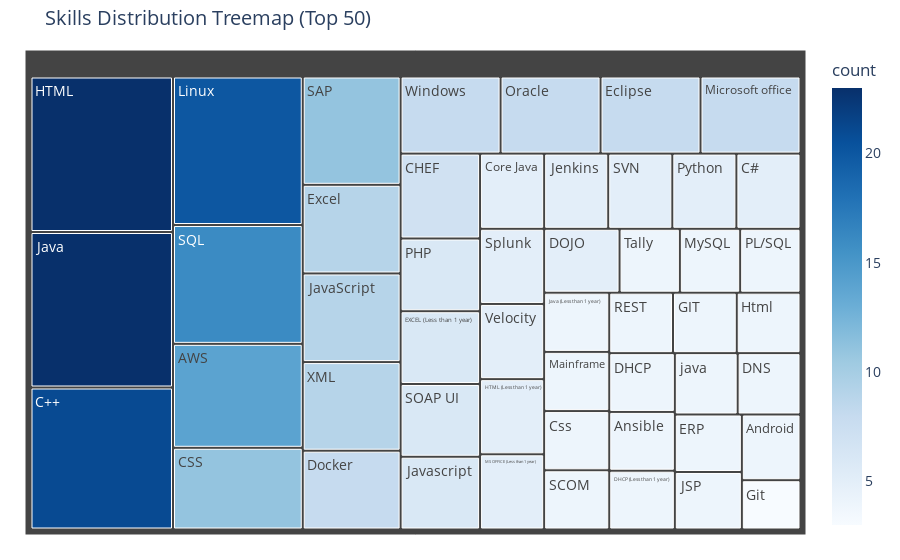

The notebook cell saved with this chart:
### Code cell
import plotly.express as px
import pandas as pd
import re
from collections import Counter

def create_skills_treemap(entity_stats, top_n=50):
    skills = entity_stats['Skills']

    all_individual_skills = []
    for skill_block in skills:

        individual_skills = skill_block.replace('\n', ' ').replace('•', ',').replace(';', ',').split(',')
        for skill in individual_skills:
            skill_clean = skill.strip()
            if skill_clean and len(skill_clean) > 1:
                all_individual_skills.append(skill_clean)
    
    skill_counts = Counter(all_individual_skills)
    
    skills_df = pd.DataFrame({
        'skill': list(skill_counts.keys()),
        'count': list(skill_counts.values())
    }).sort_values('count', ascending=False).head(top_n)
    
    fig = px.treemap(skills_df,
                    path=['skill'],
                    values='count',
                    title=f'Skills Distribution Treemap (Top {top_n})',
                    color='count',
                    color_continuous_scale='Blues')
    
    fig.update_layout(
        margin=dict(t=50, l=25, r=25, b=25),
        font_size=14
    )
    
    fig.show()
    
    return skills_df

skills_df = create_skills_treemap(entity_stats, top_n=50)

### Figure 1 — Plotly figure (JSON) as saved in the notebook; plotly's stock layout.template omitted (floating-point values rounded to 4 significant figures)
{"data": [{"branchvalues": "total", "customdata": [[23.0], [23.0], [21.0], [20.0], [16.0], [14.0], [11.0], [11.0], [9.0], [9.0], [9.0], [8.0], [8.0], [8.0], [8.0], [8.0], [7.0], [6.0], [6.0], [6.0], [6.0], [5.0], [5.0], [5.0], [5.0], [5.0], [5.0], [5.0], [5.0], [5.0], [5.0], [4.0], [4.0], [4.0], [4.0], [4.0], [4.0], [4.0], [4.0], [4.0], [4.0], [4.0], [4.0], [4.0], [4.0], [4.0], [4.0], [4.0], [4.0], [3.0]], "domain": {"x": [0, 1], "y": [0, 1]}, "hovertemplate": "labels=%{label}<br>count_sum=%{value}<br>parent=%{parent}<br>id=%{id}<br>count=%{color}<extra></extra>", "ids": ["HTML", "Java", "C++", "Linux", "SQL", "AWS", "CSS", "SAP", "Excel", "JavaScript", "XML", "Docker", "Windows", "Oracle", "Eclipse", "Microsoft office", "CHEF", "PHP", "EXCEL (Less than 1 year)", "SOAP UI", "Javascript", "Core Java", "Jenkins", "SVN", "Python", "C#", "Splunk", "Velocity", "HTML (Less than 1 year)", "MS OFFICE (Less than 1 year)", "DOJO", "Tally", "MySQL", "PL/SQL", "Java (Less than 1 year)", "Mainframe", "Css", "SCOM", "REST", "GIT", "Html", "DHCP", "Ansible", "DHCP (Less than 1 year)", "java", "DNS", "ERP", "JSP", "Android", "Git"], "labels": ["HTML", "Java", "C++", "Linux", "SQL", "AWS", "CSS", "SAP", "Excel", "JavaScript", "XML", "Docker", "Windows", "Oracle", "Eclipse", "Microsoft office", "CHEF", "PHP", "EXCEL (Less than 1 year)", "SOAP UI", "Javascript", "Core Java", "Jenkins", "SVN", "Python", "C#", "Splunk", "Velocity", "HTML (Less than 1 year)", "MS OFFICE (Less than 1 year)", "DOJO", "Tally", "MySQL", "PL/SQL", "Java (Less than 1 year)", "Mainframe", "Css", "SCOM", "REST", "GIT", "Html", "DHCP", "Ansible", "DHCP (Less than 1 year)", "java", "DNS", "ERP", "JSP", "Android", "Git"], "marker": {"coloraxis": "coloraxis", "colors": [23.0, 23.0, 21.0, 20.0, 16.0, 14.0, 11.0, 11.0, 9.0, 9.0, 9.0, 8.0, 8.0, 8.0, 8.0, 8.0, 7.0, 6.0, 6.0, 6.0, 6.0, 5.0, 5.0, 5.0, 5.0, 5.0, 5.0, 5.0, 5.0, 5.0, 5.0, 4.0, 4.0, 4.0, 4.0, 4.0, 4.0, 4.0, 4.0, 4.0, 4.0, 4.0, 4.0, 4.0, 4.0, 4.0, 4.0, 4.0, 4.0, 3.0]}, "name": "", "parents": ["", "", "", "", "", "", "", "", "", "", "", "", "", "", "", "", "", "", "", "", "", "", "", "", "", "", "", "", "", "", "", "", "", "", "", "", "", "", "", "", "", "", "", "", "", "", "", "", "", ""], "type": "treemap", "values": [23.0, 23.0, 21.0, 20.0, 16.0, 14.0, 11.0, 11.0, 9.0, 9.0, 9.0, 8.0, 8.0, 8.0, 8.0, 8.0, 7.0, 6.0, 6.0, 6.0, 6.0, 5.0, 5.0, 5.0, 5.0, 5.0, 5.0, 5.0, 5.0, 5.0, 5.0, 4.0, 4.0, 4.0, 4.0, 4.0, 4.0, 4.0, 4.0, 4.0, 4.0, 4.0, 4.0, 4.0, 4.0, 4.0, 4.0, 4.0, 4.0, 3.0]}], "layout": {"coloraxis": {"colorbar": {"title": {"text": "count"}}, "colorscale": [[0, "rgb(247,251,255)"], [0.125, "rgb(222,235,247)"], [0.25, "rgb(198,219,239)"], [0.375, "rgb(158,202,225)"], [0.5, "rgb(107,174,214)"], [0.625, "rgb(66,146,198)"], [0.75, "rgb(33,113,181)"], [0.875, "rgb(8,81,156)"], [1, "rgb(8,48,107)"]]}, "font": {"size": 14}, "legend": {"tracegroupgap": 0}, "margin": {"b": 25, "l": 25, "r": 25, "t": 50}, "title": {"text": "Skills Distribution Treemap (Top 50)"}}}
